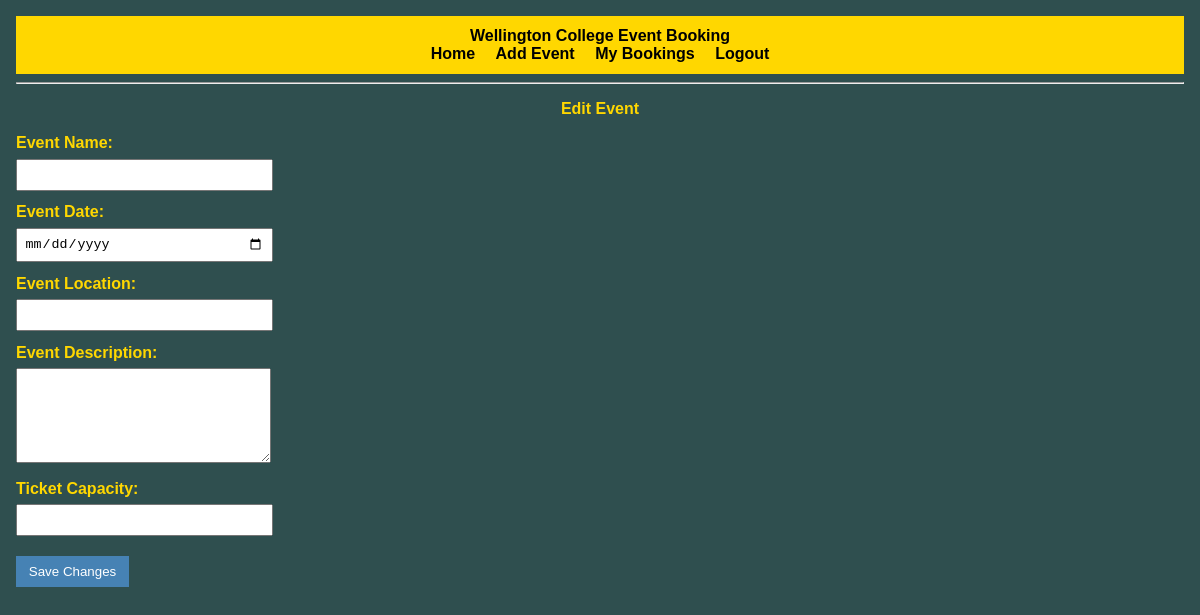
Before: /edit_event/12 (signed in) with the older database file.
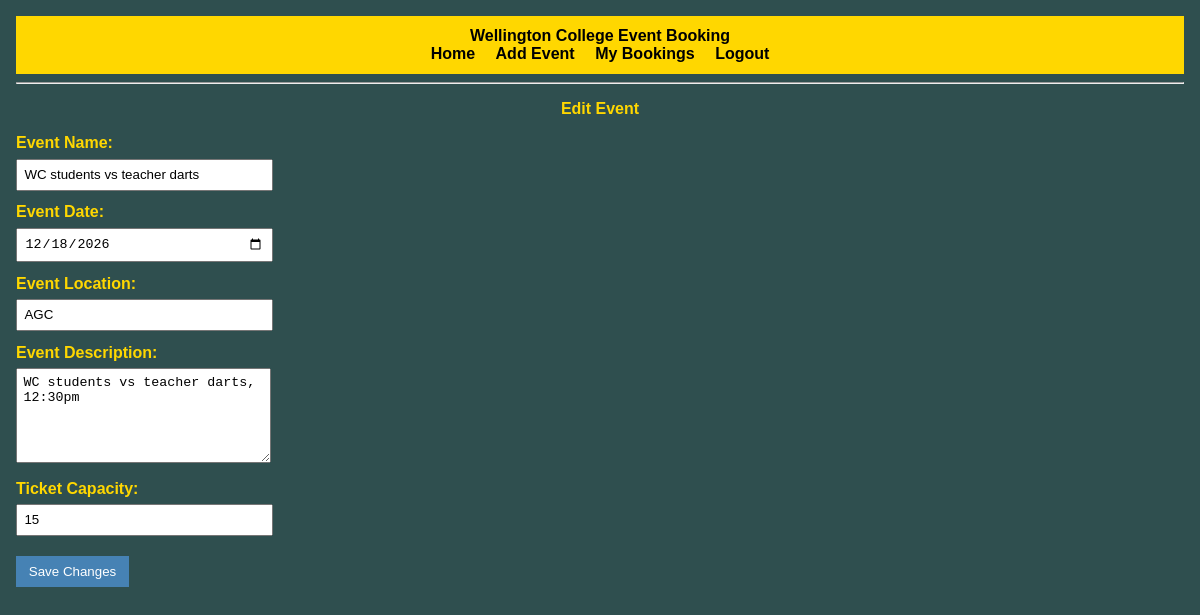
After: the same page with the newer database file.
### tables this page shows
CREATE TABLE "events"
(
    event_id          INTEGER
        primary key autoincrement,
    event_name        TEXT    not null,
    event_date        TEXT    not null,
    event_location    TEXT    not null,
    event_description TEXT    not null,
    fk_user_id        INTEGER not null,
    event_capacity    INTEGER not null
);

### app.py (the view, shortened to what this page needs)
@app.route('/edit_event/<event_id>', methods=['GET','POST'])
def edit_event(event_id):
    if "user_id" not in session:
        return redirect("/login?error=log+in+first")
    if session.get("role") != "admin":
        return redirect("/")
    con = connect_db()
    cur = con.cursor()
    query = "SELECT * FROM events WHERE event_id = ?"
    cur.execute(query, (event_id,))
    event = cur.fetchone()
    con.close()
    error = request.args.get("error")
    return render_template("edit_event.html", event=event, error=error)

### app.py (called while the page is built)
def connect_db():
    con = sqlite3.connect("identifier.sqlite")
    con.row_factory = sqlite3.Row
    return con

### templates/edit_event.html (shortened to what this page needs)
{% extends "base.html" %}
{% block content %}
<h2>Edit Event</h2>
<form class="myform" method="POST">
  <div class="form-group">
      <div class="form-label">Event Name:</div>
      <div class="form-element">
          <input type="text" name="event_name" value="{{ event['event_name'] }}" required>
      </div>
  </div>
  <div class="form-group">
      <div class="form-label">Event Date:</div>
      <div class="form-element">
         <input type="date" name="event_date" value="{{ event['event_date'] }}" required>
      </div>
  </div>
    <div class="form-group">
      <div class="form-label">Event Location:</div>
      <div class="form-element">
         <input type="text" name="event_location" value="{{ event['event_location'] }}" required>
      </div>
  </div>
    <div class="form-group">
      <div class="form-label">Event Description:</div>
      <div class="form-element">
         <textarea name="event_description" required>{{event['event_description'] }}</textarea>
      </div>
  </div>
    <div class="form-group">
      <div class="form-label">Ticket Capacity:</div>
      <div class="form-element">
         <input type="number" name="event_capacity" value="{{ event['event_capacity'] }}" required>
      </div>
  </div>
  <button type="submit">Save Changes</button>
</form>
{% endblock %}

Changed rows visible on the page:
added events: event_name "WC students vs teacher darts", event_date "12/18/2026", event_location "AGC", event_description "WC students vs teacher darts, 12:30pm", event_capacity "15"
